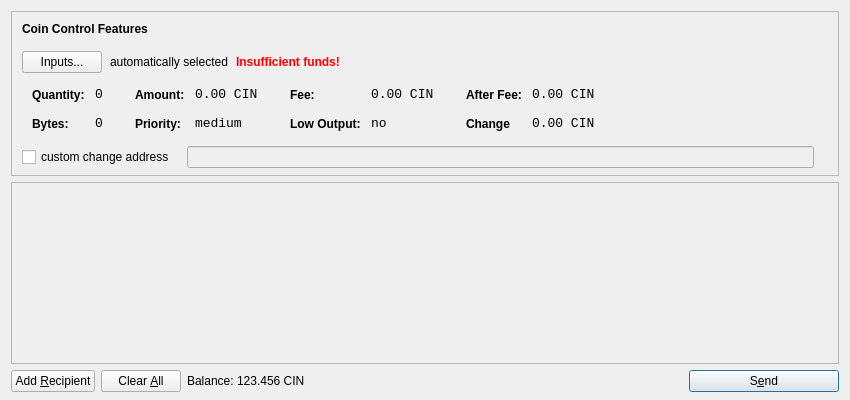
<?xml version="1.0" encoding="UTF-8"?>
<ui version="4.0">
 <class>SendCoinsDialog</class>
 <widget class="QDialog" name="SendCoinsDialog">
  <property name="geometry">
   <rect>
    <x>0</x>
    <y>0</y>
    <width>850</width>
    <height>400</height>
   </rect>
  </property>
  <property name="windowTitle">
   <string>Send Coins</string>
  </property>
  <layout class="QVBoxLayout" name="verticalLayout" stretch="0,1,0">
   <property name="bottomMargin">
    <number>8</number>
   </property>
   <item>
    <widget class="QFrame" name="frameCoinControl">
     <property name="sizePolicy">
      <sizepolicy hsizetype="Expanding" vsizetype="Expanding">
       <horstretch>0</horstretch>
       <verstretch>0</verstretch>
      </sizepolicy>
     </property>
     <property name="maximumSize">
      <size>
       <width>16777215</width>
       <height>16777215</height>
      </size>
     </property>
     <property name="frameShape">
      <enum>QFrame::StyledPanel</enum>
     </property>
     <property name="frameShadow">
      <enum>QFrame::Sunken</enum>
     </property>
     <layout class="QVBoxLayout" name="verticalLayoutCoinControl2">
      <property name="spacing">
       <number>-1</number>
      </property>
      <property name="leftMargin">
       <number>0</number>
      </property>
      <property name="topMargin">
       <number>0</number>
      </property>
      <property name="rightMargin">
       <number>0</number>
      </property>
      <property name="bottomMargin">
       <number>6</number>
      </property>
      <item>
       <layout class="QVBoxLayout" name="verticalLayoutCoinControl" stretch="0,0,0,0,1">
        <property name="spacing">
         <number>0</number>
        </property>
        <property name="leftMargin">
         <number>10</number>
        </property>
        <property name="topMargin">
         <number>10</number>
        </property>
        <item>
         <layout class="QHBoxLayout" name="horizontalLayoutCoinControl1">
          <property name="bottomMargin">
           <number>15</number>
          </property>
          <item>
           <widget class="QLabel" name="labelCoinControlFeatures">
            <property name="sizePolicy">
             <sizepolicy hsizetype="Preferred" vsizetype="Maximum">
              <horstretch>0</horstretch>
              <verstretch>0</verstretch>
             </sizepolicy>
            </property>
            <property name="font">
             <font>
              <weight>75</weight>
              <bold>true</bold>
             </font>
            </property>
            <property name="styleSheet">
             <string notr="true">font-weight:bold;</string>
            </property>
            <property name="text">
             <string>Coin Control Features</string>
            </property>
           </widget>
          </item>
         </layout>
        </item>
        <item>
         <layout class="QHBoxLayout" name="horizontalLayoutCoinControl2" stretch="0,0,0,0">
          <property name="spacing">
           <number>8</number>
          </property>
          <property name="bottomMargin">
           <number>10</number>
          </property>
          <item>
           <widget class="QPushButton" name="pushButtonCoinControl">
            <property name="styleSheet">
             <string notr="true"/>
            </property>
            <property name="text">
             <string>Inputs...</string>
            </property>
           </widget>
          </item>
          <item>
           <widget class="QLabel" name="labelCoinControlAutomaticallySelected">
            <property name="text">
             <string>automatically selected</string>
            </property>
            <property name="margin">
             <number>5</number>
            </property>
           </widget>
          </item>
          <item>
           <widget class="QLabel" name="labelCoinControlInsuffFunds">
            <property name="font">
             <font>
              <weight>75</weight>
              <bold>true</bold>
             </font>
            </property>
            <property name="styleSheet">
             <string notr="true">color:red;font-weight:bold;</string>
            </property>
            <property name="text">
             <string>Insufficient funds!</string>
            </property>
            <property name="margin">
             <number>5</number>
            </property>
           </widget>
          </item>
          <item>
           <spacer name="horizontalSpacerCoinControl">
            <property name="orientation">
             <enum>Qt::Horizontal</enum>
            </property>
            <property name="sizeHint" stdset="0">
             <size>
              <width>40</width>
              <height>1</height>
             </size>
            </property>
           </spacer>
          </item>
         </layout>
        </item>
        <item>
         <widget class="QWidget" name="widgetCoinControl" native="true">
          <property name="sizePolicy">
           <sizepolicy hsizetype="Preferred" vsizetype="Preferred">
            <horstretch>0</horstretch>
            <verstretch>0</verstretch>
           </sizepolicy>
          </property>
          <property name="minimumSize">
           <size>
            <width>0</width>
            <height>0</height>
           </size>
          </property>
          <property name="styleSheet">
           <string notr="true"/>
          </property>
          <layout class="QHBoxLayout" name="horizontalLayoutCoinControl5">
           <property name="margin">
            <number>0</number>
           </property>
           <item>
            <layout class="QHBoxLayout" name="horizontalLayoutCoinControl3" stretch="0,0,0,1">
             <property name="spacing">
              <number>20</number>
             </property>
             <property name="topMargin">
              <number>0</number>
             </property>
             <property name="bottomMargin">
              <number>10</number>
             </property>
             <item>
              <layout class="QFormLayout" name="formLayoutCoinControl1">
               <property name="horizontalSpacing">
                <number>10</number>
               </property>
               <property name="verticalSpacing">
                <number>14</number>
               </property>
               <property name="leftMargin">
                <number>10</number>
               </property>
               <property name="topMargin">
                <number>4</number>
               </property>
               <property name="rightMargin">
                <number>6</number>
               </property>
               <item row="0" column="0">
                <widget class="QLabel" name="labelCoinControlQuantityText">
                 <property name="styleSheet">
                  <string notr="true">font-weight:bold;</string>
                 </property>
                 <property name="text">
                  <string>Quantity:</string>
                 </property>
                 <property name="margin">
                  <number>0</number>
                 </property>
                </widget>
               </item>
               <item row="0" column="1">
                <widget class="QLabel" name="labelCoinControlQuantity">
                 <property name="font">
                  <font>
                   <family>Monospace</family>
                   <pointsize>10</pointsize>
                  </font>
                 </property>
                 <property name="cursor">
                  <cursorShape>IBeamCursor</cursorShape>
                 </property>
                 <property name="contextMenuPolicy">
                  <enum>Qt::ActionsContextMenu</enum>
                 </property>
                 <property name="text">
                  <string>0</string>
                 </property>
                 <property name="margin">
                  <number>0</number>
                 </property>
                 <property name="textInteractionFlags">
                  <set>Qt::LinksAccessibleByMouse|Qt::TextSelectableByKeyboard|Qt::TextSelectableByMouse</set>
                 </property>
                </widget>
               </item>
               <item row="1" column="0">
                <widget class="QLabel" name="labelCoinControlBytesText">
                 <property name="styleSheet">
                  <string notr="true">font-weight:bold;</string>
                 </property>
                 <property name="text">
                  <string>Bytes:</string>
                 </property>
                </widget>
               </item>
               <item row="1" column="1">
                <widget class="QLabel" name="labelCoinControlBytes">
                 <property name="font">
                  <font>
                   <family>Monospace</family>
                   <pointsize>10</pointsize>
                  </font>
                 </property>
                 <property name="cursor">
                  <cursorShape>IBeamCursor</cursorShape>
                 </property>
                 <property name="contextMenuPolicy">
                  <enum>Qt::ActionsContextMenu</enum>
                 </property>
                 <property name="text">
                  <string>0</string>
                 </property>
                 <property name="textInteractionFlags">
                  <set>Qt::LinksAccessibleByMouse|Qt::TextSelectableByKeyboard|Qt::TextSelectableByMouse</set>
                 </property>
                </widget>
               </item>
              </layout>
             </item>
             <item>
              <layout class="QFormLayout" name="formLayoutCoinControl2">
               <property name="horizontalSpacing">
                <number>10</number>
               </property>
               <property name="verticalSpacing">
                <number>14</number>
               </property>
               <property name="leftMargin">
                <number>6</number>
               </property>
               <property name="topMargin">
                <number>4</number>
               </property>
               <property name="rightMargin">
                <number>6</number>
               </property>
               <item row="0" column="0">
                <widget class="QLabel" name="labelCoinControlAmountText">
                 <property name="styleSheet">
                  <string notr="true">font-weight:bold;</string>
                 </property>
                 <property name="text">
                  <string>Amount:</string>
                 </property>
                 <property name="margin">
                  <number>0</number>
                 </property>
                </widget>
               </item>
               <item row="0" column="1">
                <widget class="QLabel" name="labelCoinControlAmount">
                 <property name="font">
                  <font>
                   <family>Monospace</family>
                   <pointsize>10</pointsize>
                  </font>
                 </property>
                 <property name="cursor">
                  <cursorShape>IBeamCursor</cursorShape>
                 </property>
                 <property name="contextMenuPolicy">
                  <enum>Qt::ActionsContextMenu</enum>
                 </property>
                 <property name="text">
                  <string>0.00 CIN</string>
                 </property>
                 <property name="textInteractionFlags">
                  <set>Qt::LinksAccessibleByMouse|Qt::TextSelectableByKeyboard|Qt::TextSelectableByMouse</set>
                 </property>
                </widget>
               </item>
               <item row="1" column="0">
                <widget class="QLabel" name="labelCoinControlPriorityText">
                 <property name="styleSheet">
                  <string notr="true">font-weight:bold;</string>
                 </property>
                 <property name="text">
                  <string>Priority:</string>
                 </property>
                </widget>
               </item>
               <item row="1" column="1">
                <widget class="QLabel" name="labelCoinControlPriority">
                 <property name="font">
                  <font>
                   <family>Monospace</family>
                   <pointsize>10</pointsize>
                  </font>
                 </property>
                 <property name="cursor">
                  <cursorShape>IBeamCursor</cursorShape>
                 </property>
                 <property name="contextMenuPolicy">
                  <enum>Qt::ActionsContextMenu</enum>
                 </property>
                 <property name="text">
                  <string>medium</string>
                 </property>
                 <property name="textInteractionFlags">
                  <set>Qt::LinksAccessibleByMouse|Qt::TextSelectableByKeyboard|Qt::TextSelectableByMouse</set>
                 </property>
                </widget>
               </item>
              </layout>
             </item>
             <item>
              <layout class="QFormLayout" name="formLayoutCoinControl3">
               <property name="horizontalSpacing">
                <number>10</number>
               </property>
               <property name="verticalSpacing">
                <number>14</number>
               </property>
               <property name="leftMargin">
                <number>6</number>
               </property>
               <property name="topMargin">
                <number>4</number>
               </property>
               <property name="rightMargin">
                <number>6</number>
               </property>
               <item row="0" column="0">
                <widget class="QLabel" name="labelCoinControlFeeText">
                 <property name="styleSheet">
                  <string notr="true">font-weight:bold;</string>
                 </property>
                 <property name="text">
                  <string>Fee:</string>
                 </property>
                 <property name="margin">
                  <number>0</number>
                 </property>
                </widget>
               </item>
               <item row="0" column="1">
                <widget class="QLabel" name="labelCoinControlFee">
                 <property name="font">
                  <font>
                   <family>Monospace</family>
                   <pointsize>10</pointsize>
                  </font>
                 </property>
                 <property name="cursor">
                  <cursorShape>IBeamCursor</cursorShape>
                 </property>
                 <property name="contextMenuPolicy">
                  <enum>Qt::ActionsContextMenu</enum>
                 </property>
                 <property name="text">
                  <string>0.00 CIN</string>
                 </property>
                 <property name="textInteractionFlags">
                  <set>Qt::LinksAccessibleByMouse|Qt::TextSelectableByKeyboard|Qt::TextSelectableByMouse</set>
                 </property>
                </widget>
               </item>
               <item row="1" column="0">
                <widget class="QLabel" name="labelCoinControlLowOutputText">
                 <property name="styleSheet">
                  <string notr="true">font-weight:bold;</string>
                 </property>
                 <property name="text">
                  <string>Low Output:</string>
                 </property>
                </widget>
               </item>
               <item row="1" column="1">
                <widget class="QLabel" name="labelCoinControlLowOutput">
                 <property name="font">
                  <font>
                   <family>Monospace</family>
                   <pointsize>10</pointsize>
                  </font>
                 </property>
                 <property name="cursor">
                  <cursorShape>IBeamCursor</cursorShape>
                 </property>
                 <property name="contextMenuPolicy">
                  <enum>Qt::ActionsContextMenu</enum>
                 </property>
                 <property name="text">
                  <string>no</string>
                 </property>
                 <property name="textInteractionFlags">
                  <set>Qt::LinksAccessibleByMouse|Qt::TextSelectableByKeyboard|Qt::TextSelectableByMouse</set>
                 </property>
                </widget>
               </item>
              </layout>
             </item>
             <item>
              <layout class="QFormLayout" name="formLayoutCoinControl4">
               <property name="horizontalSpacing">
                <number>10</number>
               </property>
               <property name="verticalSpacing">
                <number>14</number>
               </property>
               <property name="leftMargin">
                <number>6</number>
               </property>
               <property name="topMargin">
                <number>4</number>
               </property>
               <property name="rightMargin">
                <number>6</number>
               </property>
               <item row="0" column="0">
                <widget class="QLabel" name="labelCoinControlAfterFeeText">
                 <property name="styleSheet">
                  <string notr="true">font-weight:bold;</string>
                 </property>
                 <property name="text">
                  <string>After Fee:</string>
                 </property>
                 <property name="margin">
                  <number>0</number>
                 </property>
                </widget>
               </item>
               <item row="0" column="1">
                <widget class="QLabel" name="labelCoinControlAfterFee">
                 <property name="font">
                  <font>
                   <family>Monospace</family>
                   <pointsize>10</pointsize>
                  </font>
                 </property>
                 <property name="cursor">
                  <cursorShape>IBeamCursor</cursorShape>
                 </property>
                 <property name="contextMenuPolicy">
                  <enum>Qt::ActionsContextMenu</enum>
                 </property>
                 <property name="text">
                  <string>0.00 CIN</string>
                 </property>
                 <property name="textInteractionFlags">
                  <set>Qt::LinksAccessibleByMouse|Qt::TextSelectableByKeyboard|Qt::TextSelectableByMouse</set>
                 </property>
                </widget>
               </item>
               <item row="1" column="0">
                <widget class="QLabel" name="labelCoinControlChangeText">
                 <property name="styleSheet">
                  <string notr="true">font-weight:bold;</string>
                 </property>
                 <property name="text">
                  <string>Change</string>
                 </property>
                </widget>
               </item>
               <item row="1" column="1">
                <widget class="QLabel" name="labelCoinControlChange">
                 <property name="font">
                  <font>
                   <family>Monospace</family>
                   <pointsize>10</pointsize>
                  </font>
                 </property>
                 <property name="cursor">
                  <cursorShape>IBeamCursor</cursorShape>
                 </property>
                 <property name="contextMenuPolicy">
                  <enum>Qt::ActionsContextMenu</enum>
                 </property>
                 <property name="text">
                  <string>0.00 CIN</string>
                 </property>
                 <property name="textInteractionFlags">
                  <set>Qt::LinksAccessibleByMouse|Qt::TextSelectableByKeyboard|Qt::TextSelectableByMouse</set>
                 </property>
                </widget>
               </item>
              </layout>
             </item>
            </layout>
           </item>
          </layout>
         </widget>
        </item>
        <item>
         <layout class="QHBoxLayout" name="horizontalLayoutCoinControl4" stretch="0,0,0">
          <property name="spacing">
           <number>12</number>
          </property>
          <property name="sizeConstraint">
           <enum>QLayout::SetDefaultConstraint</enum>
          </property>
          <property name="topMargin">
           <number>5</number>
          </property>
          <property name="rightMargin">
           <number>5</number>
          </property>
          <item>
           <widget class="QCheckBox" name="checkBoxCoinControlChange">
            <property name="text">
             <string>custom change address</string>
            </property>
           </widget>
          </item>
          <item>
           <widget class="QLineEdit" name="lineEditCoinControlChange">
            <property name="enabled">
             <bool>false</bool>
            </property>
            <property name="sizePolicy">
             <sizepolicy hsizetype="Expanding" vsizetype="Fixed">
              <horstretch>0</horstretch>
              <verstretch>0</verstretch>
             </sizepolicy>
            </property>
           </widget>
          </item>
          <item>
           <widget class="QLabel" name="labelCoinControlChangeLabel">
            <property name="sizePolicy">
             <sizepolicy hsizetype="Preferred" vsizetype="Expanding">
              <horstretch>0</horstretch>
              <verstretch>0</verstretch>
             </sizepolicy>
            </property>
            <property name="minimumSize">
             <size>
              <width>0</width>
              <height>0</height>
             </size>
            </property>
            <property name="text">
             <string/>
            </property>
            <property name="margin">
             <number>3</number>
            </property>
           </widget>
          </item>
         </layout>
        </item>
        <item>
         <spacer name="verticalSpacerCoinControl">
          <property name="orientation">
           <enum>Qt::Vertical</enum>
          </property>
          <property name="sizeHint" stdset="0">
           <size>
            <width>800</width>
            <height>1</height>
           </size>
          </property>
         </spacer>
        </item>
       </layout>
      </item>
     </layout>
    </widget>
   </item>
   <item>
    <widget class="QScrollArea" name="scrollArea">
     <property name="widgetResizable">
      <bool>true</bool>
     </property>
     <widget class="QWidget" name="scrollAreaWidgetContents">
      <property name="geometry">
       <rect>
        <x>0</x>
        <y>0</y>
        <width>830</width>
        <height>165</height>
       </rect>
      </property>
      <layout class="QVBoxLayout" name="verticalLayout_2">
       <property name="margin">
        <number>0</number>
       </property>
       <item>
        <layout class="QVBoxLayout" name="entries">
         <property name="spacing">
          <number>6</number>
         </property>
        </layout>
       </item>
       <item>
        <spacer name="verticalSpacer">
         <property name="orientation">
          <enum>Qt::Vertical</enum>
         </property>
         <property name="sizeHint" stdset="0">
          <size>
           <width>20</width>
           <height>40</height>
          </size>
         </property>
        </spacer>
       </item>
      </layout>
     </widget>
    </widget>
   </item>
   <item>
    <layout class="QHBoxLayout" name="horizontalLayout">
     <item>
      <widget class="QPushButton" name="addButton">
       <property name="toolTip">
        <string>Send to multiple recipients at once</string>
       </property>
       <property name="text">
        <string>Add &amp;Recipient</string>
       </property>
       <property name="icon">
        <iconset resource="../bitcoin.qrc">
         <normaloff>:/icons/add</normaloff>:/icons/add</iconset>
       </property>
       <property name="autoDefault">
        <bool>false</bool>
       </property>
      </widget>
     </item>
     <item>
      <widget class="QPushButton" name="clearButton">
       <property name="sizePolicy">
        <sizepolicy hsizetype="Minimum" vsizetype="Fixed">
         <horstretch>0</horstretch>
         <verstretch>0</verstretch>
        </sizepolicy>
       </property>
       <property name="toolTip">
        <string>Remove all transaction fields</string>
       </property>
       <property name="text">
        <string>Clear &amp;All</string>
       </property>
       <property name="icon">
        <iconset resource="../bitcoin.qrc">
         <normaloff>:/icons/remove</normaloff>:/icons/remove</iconset>
       </property>
       <property name="autoRepeatDelay">
        <number>300</number>
       </property>
       <property name="autoDefault">
        <bool>false</bool>
       </property>
      </widget>
     </item>
     <item>
      <layout class="QHBoxLayout" name="horizontalLayout_2">
       <property name="spacing">
        <number>3</number>
       </property>
       <item>
        <widget class="QLabel" name="label">
         <property name="sizePolicy">
          <sizepolicy hsizetype="Preferred" vsizetype="Fixed">
           <horstretch>0</horstretch>
           <verstretch>0</verstretch>
          </sizepolicy>
         </property>
         <property name="text">
          <string>Balance:</string>
         </property>
        </widget>
       </item>
       <item>
        <widget class="QLabel" name="labelBalance">
         <property name="sizePolicy">
          <sizepolicy hsizetype="Preferred" vsizetype="Fixed">
           <horstretch>0</horstretch>
           <verstretch>0</verstretch>
          </sizepolicy>
         </property>
         <property name="cursor">
          <cursorShape>IBeamCursor</cursorShape>
         </property>
         <property name="text">
          <string>123.456 CIN</string>
         </property>
         <property name="textInteractionFlags">
          <set>Qt::LinksAccessibleByMouse|Qt::TextSelectableByKeyboard|Qt::TextSelectableByMouse</set>
         </property>
        </widget>
       </item>
      </layout>
     </item>
     <item>
      <spacer name="horizontalSpacer">
       <property name="orientation">
        <enum>Qt::Horizontal</enum>
       </property>
       <property name="sizeHint" stdset="0">
        <size>
         <width>40</width>
         <height>20</height>
        </size>
       </property>
      </spacer>
     </item>
     <item>
      <widget class="QPushButton" name="sendButton">
       <property name="minimumSize">
        <size>
         <width>150</width>
         <height>0</height>
        </size>
       </property>
       <property name="toolTip">
        <string>Confirm the send action</string>
       </property>
       <property name="text">
        <string>S&amp;end</string>
       </property>
       <property name="icon">
        <iconset resource="../bitcoin.qrc">
         <normaloff>:/icons/send</normaloff>:/icons/send</iconset>
       </property>
       <property name="default">
        <bool>true</bool>
       </property>
      </widget>
     </item>
    </layout>
   </item>
  </layout>
 </widget>
 <resources>
  <include location="../bitcoin.qrc"/>
 </resources>
 <connections/>
</ui>
